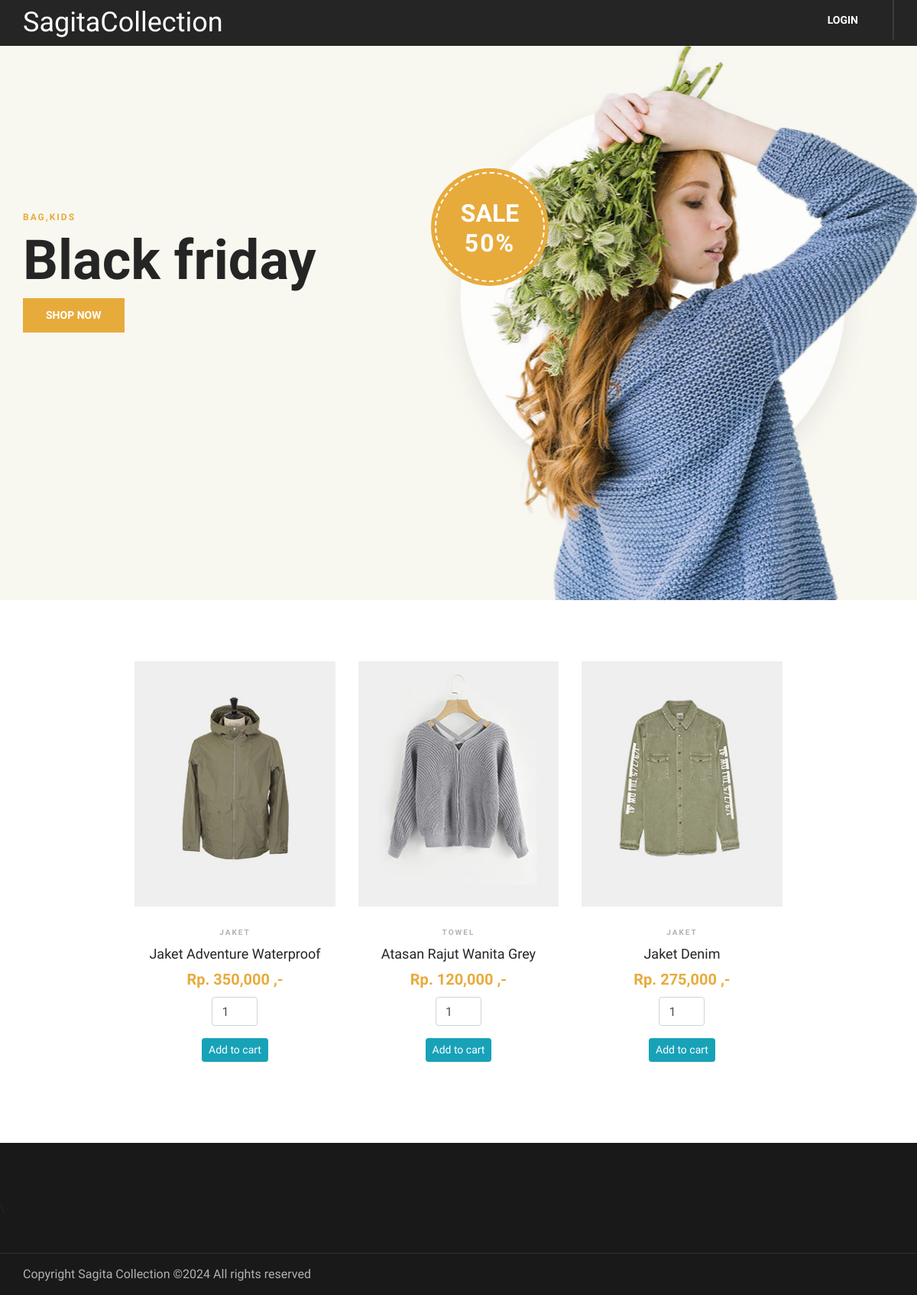
The page / on the database its author committed.
### tables this page shows
CREATE TABLE `produk` (
  `id_produk` int NOT NULL,
  `nama_produk` varchar(100) NOT NULL,
  `jenis` varchar(50) NOT NULL,
  `harga_produk` int NOT NULL,
  `qty_produk` int NOT NULL,
  `gambar_produk` varchar(50) NOT NULL
);

### config.php (called while the page is built, shortened)
<?php
function koneksi()
{
  $conn = new mysqli('localhost', 'root', '', 'tokosagita') or die(mysqli_error($conn));
  return $conn;
}
function sql($sql)
{
  $conn = koneksi();
  $query = $conn->query($sql) or die(mysqli_error($conn));
  return $query;
}
function cart()
{
  $conn = koneksi();
  $sql_produk = $conn->query("SELECT * FROM produk");
}

### index.php (the view, shortened to what this page needs)
<?php
require "config.php";
$aksi_cart = cart();
$sql_produk = sql("SELECT * FROM produk");
include "header.php";
?>
<header class="header-section">
    <div class="nav-item" style="height: 60px;">
        <div class="container">
            <nav class="nav-menu mobile-menu d-flex justify-content-between">
                <ul>
                    <h2 class="text-white mt-2">SagitaCollection</h2>
                </ul>
                <ul>
                    <?php if (!isset($_SESSION['login_pelanggan'])) { ?>
                        <li><a href="login.php">Login</a>
                    <?php } ?>
                </ul>
            </nav>
        </div>
    </div>
</header>
<section class="hero-section">
    <div class="hero-items owl-carousel">
        <div class="single-hero-items set-bg" data-setbg="img/hero-1.jpg">
            <div class="container">
                <div class="row">
                    <div class="col-lg-5">
                        <span>Bag,kids</span>
                        <h1>Black friday</h1>
                        <a href="#shop" class="primary-btn">Shop Now</a>
                    </div>
                </div>
                <div class="off-card">
                    <h2>Sale <span>50%</span></h2>
                </div>
            </div>
        </div>
    </div>
</section>
<section class="product-shop spad" id="shop">
    <div class="container">
        <div class="row d-flex justify-content-center">
            <div class="col-lg-9 order-1 order-lg-2">
                <div class="product-list">
                    <div class="row">
                        <?php foreach ($sql_produk as $produk) : ?>
                            <div class="col-lg-4 col-sm-6">
                                <div class="product-item">
                                    <div class="pi-pic">
                                        <img src="img/produk/<?= $produk['gambar_produk']; ?>" alt="">
                                    </div>
                                    <div class="pi-text">
                                        <div class="catagory-name"><?= $produk['jenis']; ?></div>
                                        <a href="#" class="mb-2">
                                            <h5><?= $produk['nama_produk']; ?></h5>
                                        </a>
                                        <div class="product-price mb-2">
                                            Rp. <?= number_format($produk['harga_produk']); ?> ,-
                                        </div>
                                        <form action="" method="post">
                                            <div class="d-flex justify-content-center">
                                                <input type="number" name="qty_cart" class="form-control mb-3" style="width: 60px;" value="1" min="1" onkeypress="return (event.charCode !=8 && event.charCode ==0 || (event.charCode >= 48 && event.charCode <= 57))">
                                            </div>
                                            <?php if ($produk['qty_produk'] == 0) { ?>
                                                <p><i>Stock Habis</i></p>
                                            <?php } else { ?>
                                                <button type="submit" name="submit" class="btn btn-sm btn-info">Add to cart</button>
                                            <?php } ?>
                                        </form>
                                    </div>
                                </div>
                            </div>
                        <?php endforeach ?>
                    </div>
                </div>
            </div>
        </div>
    </div>
</section>
<footer class="footer-section">\
    <div class="copyright-reserved">
        <div class="container">
            <div class="row">
                <div class="col-lg-12">
                    <div class="copyright-text">
                        Copyright Sagita Collection &copy; All rights reserved</a>
                    </div>
                </div>
            </div>
        </div>
    </div>
</footer>
</body>
</html>

### rows shown on the page
produk: gambar_produk (picture), jenis "JAKET", nama_produk "Jaket Adventure Waterproof", harga_produk "350,000", qty_produk "Add to cart"
produk: gambar_produk (picture), jenis "TOWEL", nama_produk "Atasan Rajut Wanita Grey", harga_produk "120,000", qty_produk "Add to cart"
produk: gambar_produk (picture), jenis "JAKET", nama_produk "Jaket Denim", harga_produk "275,000", qty_produk "Add to cart"
